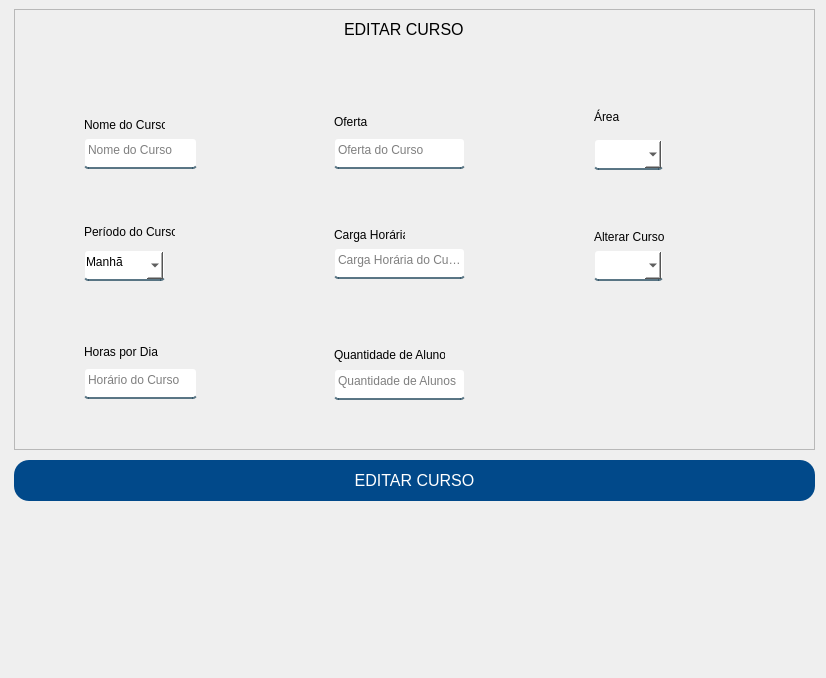
<?xml version="1.0" encoding="UTF-8"?>
<ui version="4.0">
 <class>Form</class>
 <widget class="QWidget" name="Form">
  <property name="geometry">
   <rect>
    <x>0</x>
    <y>0</y>
    <width>826</width>
    <height>678</height>
   </rect>
  </property>
  <property name="windowTitle">
   <string>Form</string>
  </property>
  <property name="styleSheet">
   <string notr="true">QLineEdit, QComboBox {
	background-color: white;
	border:2px solid rgba(0,0,0,0);
	border-radius: 4px;
	border-bottom-color:rgba(46,82,101,200);
	color:rgb(0,0,0);
	padding-bottom:7px;
}
 
#btnEditarCurso {
	background-color: #01498a;
	color: #FFF;
	border: none;
	border-radius: 15px;
}
 
#btnEditarCurso:hover {
	background-color: #f6921e;
}
 
#respostaCadastrando {
	color: red;
}
 
#respostaCadastroIncompleto {
	color: red;
}</string>
  </property>
  <widget class="QFrame" name="frame_2">
   <property name="geometry">
    <rect>
     <x>14</x>
     <y>9</y>
     <width>801</width>
     <height>441</height>
    </rect>
   </property>
   <property name="frameShape">
    <enum>QFrame::StyledPanel</enum>
   </property>
   <property name="frameShadow">
    <enum>QFrame::Raised</enum>
   </property>
   <widget class="QLabel" name="label">
    <property name="geometry">
     <rect>
      <x>330</x>
      <y>10</y>
      <width>121</width>
      <height>20</height>
     </rect>
    </property>
    <property name="font">
     <font>
      <pointsize>12</pointsize>
     </font>
    </property>
    <property name="text">
     <string>EDITAR CURSO</string>
    </property>
   </widget>
   <widget class="QLineEdit" name="nomeCurso">
    <property name="geometry">
     <rect>
      <x>70</x>
      <y>129</y>
      <width>113</width>
      <height>31</height>
     </rect>
    </property>
    <property name="placeholderText">
     <string>Nome do Curso</string>
    </property>
   </widget>
   <widget class="QLabel" name="label_2">
    <property name="geometry">
     <rect>
      <x>70</x>
      <y>106</y>
      <width>81</width>
      <height>20</height>
     </rect>
    </property>
    <property name="text">
     <string>Nome do Curso</string>
    </property>
   </widget>
   <widget class="QLineEdit" name="quantidadeAlunos">
    <property name="geometry">
     <rect>
      <x>320</x>
      <y>360</y>
      <width>131</width>
      <height>31</height>
     </rect>
    </property>
    <property name="placeholderText">
     <string>Quantidade de Alunos </string>
    </property>
   </widget>
   <widget class="QLineEdit" name="ofertaCurso">
    <property name="geometry">
     <rect>
      <x>320</x>
      <y>129</y>
      <width>131</width>
      <height>31</height>
     </rect>
    </property>
    <property name="placeholderText">
     <string>Oferta do Curso</string>
    </property>
   </widget>
   <widget class="QLineEdit" name="horasPorDia">
    <property name="geometry">
     <rect>
      <x>70</x>
      <y>359</y>
      <width>113</width>
      <height>31</height>
     </rect>
    </property>
    <property name="placeholderText">
     <string>Horário do Curso</string>
    </property>
   </widget>
   <widget class="QLabel" name="label_3">
    <property name="geometry">
     <rect>
      <x>320</x>
      <y>215</y>
      <width>71</width>
      <height>21</height>
     </rect>
    </property>
    <property name="text">
     <string>Carga Horária</string>
    </property>
   </widget>
   <widget class="QLabel" name="label_4">
    <property name="geometry">
     <rect>
      <x>320</x>
      <y>103</y>
      <width>47</width>
      <height>20</height>
     </rect>
    </property>
    <property name="text">
     <string>Oferta</string>
    </property>
   </widget>
   <widget class="QLabel" name="label_5">
    <property name="geometry">
     <rect>
      <x>320</x>
      <y>336</y>
      <width>111</width>
      <height>20</height>
     </rect>
    </property>
    <property name="text">
     <string>Quantidade de Alunos</string>
    </property>
   </widget>
   <widget class="QLabel" name="label_6">
    <property name="geometry">
     <rect>
      <x>70</x>
      <y>333</y>
      <width>81</width>
      <height>20</height>
     </rect>
    </property>
    <property name="text">
     <string>Horas por Dia</string>
    </property>
   </widget>
   <widget class="QLabel" name="label_7">
    <property name="geometry">
     <rect>
      <x>70</x>
      <y>213</y>
      <width>91</width>
      <height>20</height>
     </rect>
    </property>
    <property name="text">
     <string>Período do Curso</string>
    </property>
   </widget>
   <widget class="QLineEdit" name="cargaCurso">
    <property name="geometry">
     <rect>
      <x>320</x>
      <y>239</y>
      <width>131</width>
      <height>31</height>
     </rect>
    </property>
    <property name="placeholderText">
     <string>Carga Horária do Curso</string>
    </property>
   </widget>
   <widget class="QComboBox" name="periodoCurso">
    <property name="geometry">
     <rect>
      <x>70</x>
      <y>241</y>
      <width>81</width>
      <height>31</height>
     </rect>
    </property>
    <property name="cursor">
     <cursorShape>PointingHandCursor</cursorShape>
    </property>
    <property name="editable">
     <bool>false</bool>
    </property>
    <item>
     <property name="text">
      <string>Manhã</string>
     </property>
    </item>
    <item>
     <property name="text">
      <string>Tarde</string>
     </property>
    </item>
    <item>
     <property name="text">
      <string>Noite</string>
     </property>
    </item>
   </widget>
   <widget class="QComboBox" name="campoArea">
    <property name="geometry">
     <rect>
      <x>580</x>
      <y>130</y>
      <width>69</width>
      <height>31</height>
     </rect>
    </property>
    <property name="cursor">
     <cursorShape>PointingHandCursor</cursorShape>
    </property>
    <property name="editable">
     <bool>false</bool>
    </property>
   </widget>
   <widget class="QLabel" name="label_8">
    <property name="geometry">
     <rect>
      <x>580</x>
      <y>92</y>
      <width>51</width>
      <height>31</height>
     </rect>
    </property>
    <property name="text">
     <string>Área</string>
    </property>
   </widget>
   <widget class="QComboBox" name="alterarCurso">
    <property name="geometry">
     <rect>
      <x>580</x>
      <y>241</y>
      <width>69</width>
      <height>31</height>
     </rect>
    </property>
    <property name="cursor">
     <cursorShape>PointingHandCursor</cursorShape>
    </property>
   </widget>
   <widget class="QLabel" name="label_9">
    <property name="geometry">
     <rect>
      <x>580</x>
      <y>220</y>
      <width>71</width>
      <height>16</height>
     </rect>
    </property>
    <property name="text">
     <string>Alterar Curso</string>
    </property>
   </widget>
  </widget>
  <widget class="QPushButton" name="btnEditarCurso">
   <property name="geometry">
    <rect>
     <x>14</x>
     <y>460</y>
     <width>801</width>
     <height>41</height>
    </rect>
   </property>
   <property name="font">
    <font>
     <pointsize>12</pointsize>
    </font>
   </property>
   <property name="cursor">
    <cursorShape>PointingHandCursor</cursorShape>
   </property>
   <property name="text">
    <string>EDITAR CURSO</string>
   </property>
  </widget>
 </widget>
 <resources/>
 <connections/>
</ui>
